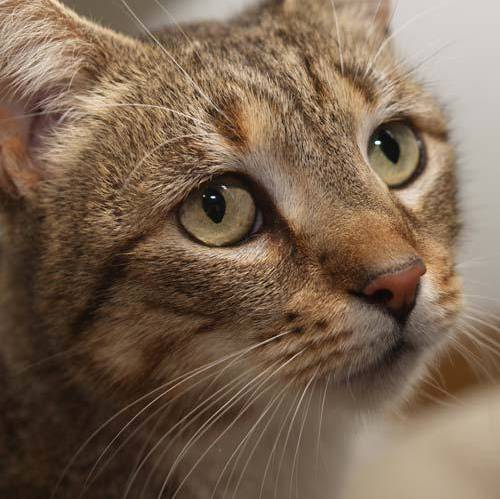
#> input picture cat.jpg, 500 x 499 px
$ python resize.py --image ../cat.jpg
#> lines starting #> are read from the running program, lines starting #| are printed output that depends on the picture
import numpy as np
import argparse
import imutils
import cv2

ap = argparse.ArgumentParser()
ap.add_argument("-i", "--image", required=True, help="Path to the image")
args = vars(ap.parse_args())
print(args["image"])
image = cv2.imread(args["image"])
#> image is the input picture: shape (499, 500, 3); mean B, G, R 81.1, 100.7, 122.3
cv2.imshow("Original", image)

r = 150.0 / image.shape[1]
#> r = 0.3
dim = (150, int(image.shape[0] * r))
#> dim = (150, 149)
resized = cv2.resize(image, dim, interpolation=cv2.INTER_AREA)
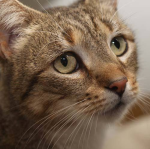
#> resized: shape (149, 150, 3); mean B, G, R 81.1, 100.7, 122.3
cv2.imshow("Resized (Width)", resized)

r  = 50.0 / image.shape[0]
#> r = 0.1
dim = (int(image.shape[1] * r), 50)
#> dim = (50, 50)
resized = cv2.resize(image, dim, interpolation=cv2.INTER_AREA)
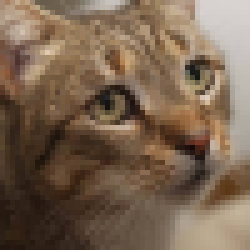
#> resized: shape (50, 50, 3) (shown 5 times larger); mean B, G, R 81.1, 100.7, 122.3
cv2.imshow("Resized (Height)", resized)

resized = imutils.resize(image, width=100)
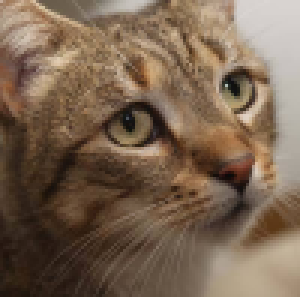
#> resized: shape (99, 100, 3) (shown 3 times larger); mean B, G, R 81.1, 100.7, 122.3
cv2.imshow("Resized via Function", resized)

resized = cv2.resize(image, (32, 32))
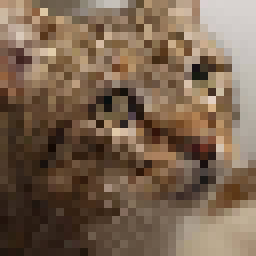
#> resized: shape (32, 32, 3) (shown 8 times larger); mean B, G, R 80.7, 100.3, 121.8
cv2.imshow("ignoring the aspect ratio", resized)
cv2.waitKey(0)
